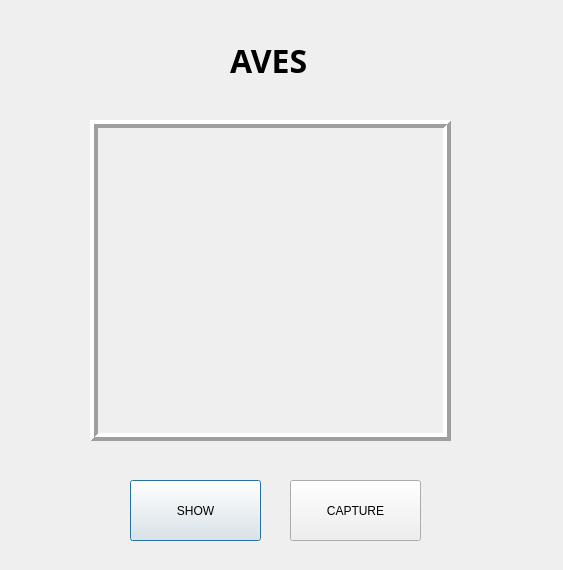
<?xml version="1.0" encoding="UTF-8"?>
<ui version="4.0">
 <class>Dialog</class>
 <widget class="QDialog" name="Dialog">
  <property name="geometry">
   <rect>
    <x>0</x>
    <y>0</y>
    <width>563</width>
    <height>570</height>
   </rect>
  </property>
  <property name="windowTitle">
   <string>Dialog</string>
  </property>
  <widget class="QLabel" name="label1">
   <property name="geometry">
    <rect>
     <x>230</x>
     <y>40</y>
     <width>91</width>
     <height>41</height>
    </rect>
   </property>
   <property name="font">
    <font>
     <family>Gill Sans MT</family>
     <pointsize>24</pointsize>
     <weight>75</weight>
     <bold>true</bold>
    </font>
   </property>
   <property name="text">
    <string>AVES</string>
   </property>
   <property name="scaledContents">
    <bool>false</bool>
   </property>
  </widget>
  <widget class="QPushButton" name="SHOW">
   <property name="geometry">
    <rect>
     <x>130</x>
     <y>480</y>
     <width>131</width>
     <height>61</height>
    </rect>
   </property>
   <property name="text">
    <string>SHOW</string>
   </property>
  </widget>
  <widget class="QLabel" name="imgLabel">
   <property name="geometry">
    <rect>
     <x>90</x>
     <y>120</y>
     <width>361</width>
     <height>321</height>
    </rect>
   </property>
   <property name="frameShape">
    <enum>QFrame::Box</enum>
   </property>
   <property name="frameShadow">
    <enum>QFrame::Raised</enum>
   </property>
   <property name="lineWidth">
    <number>4</number>
   </property>
   <property name="text">
    <string/>
   </property>
  </widget>
  <widget class="QPushButton" name="CAPTURE">
   <property name="geometry">
    <rect>
     <x>290</x>
     <y>480</y>
     <width>131</width>
     <height>61</height>
    </rect>
   </property>
   <property name="text">
    <string>CAPTURE</string>
   </property>
  </widget>
 </widget>
 <resources/>
 <connections/>
</ui>
